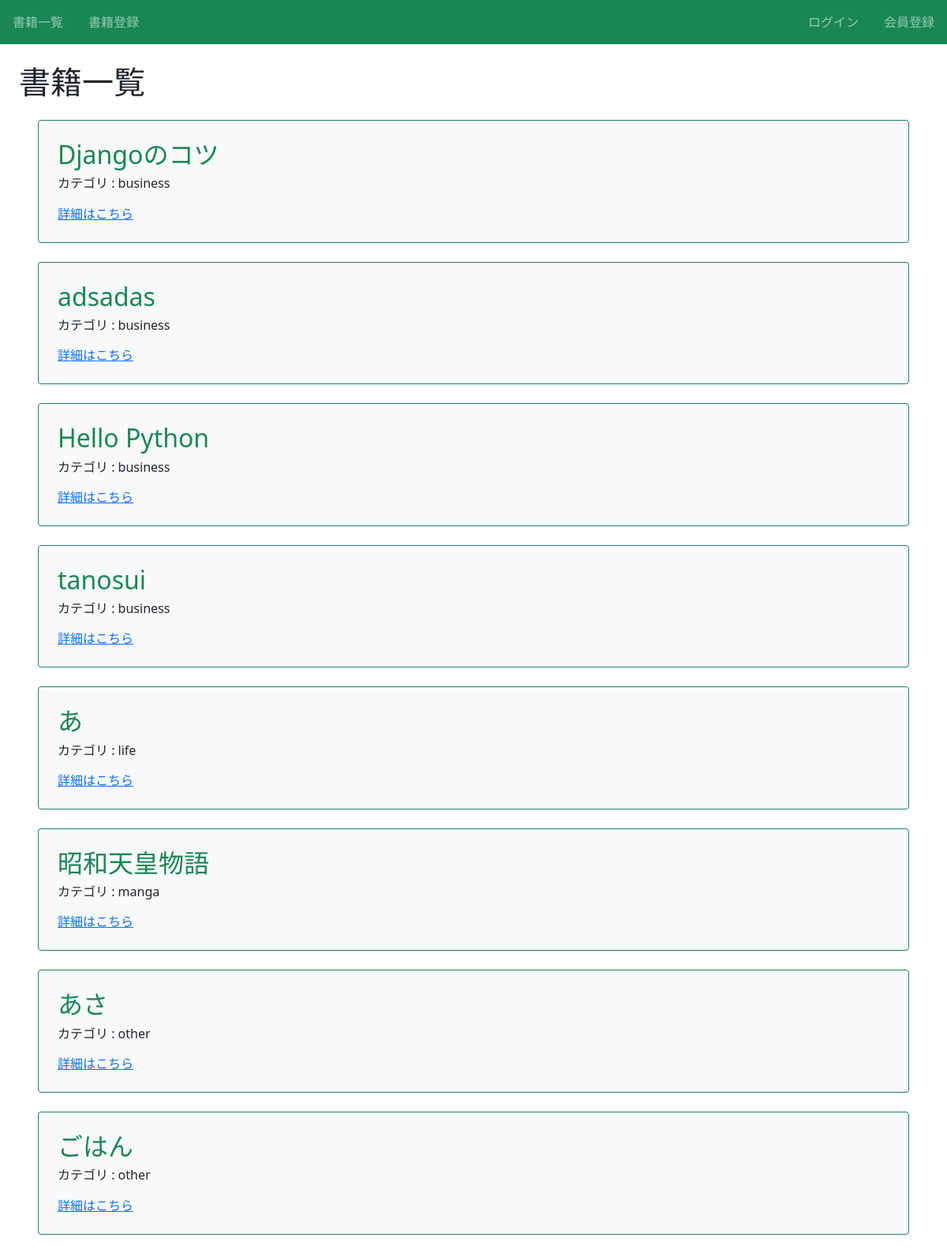
Before: / with the older database file.
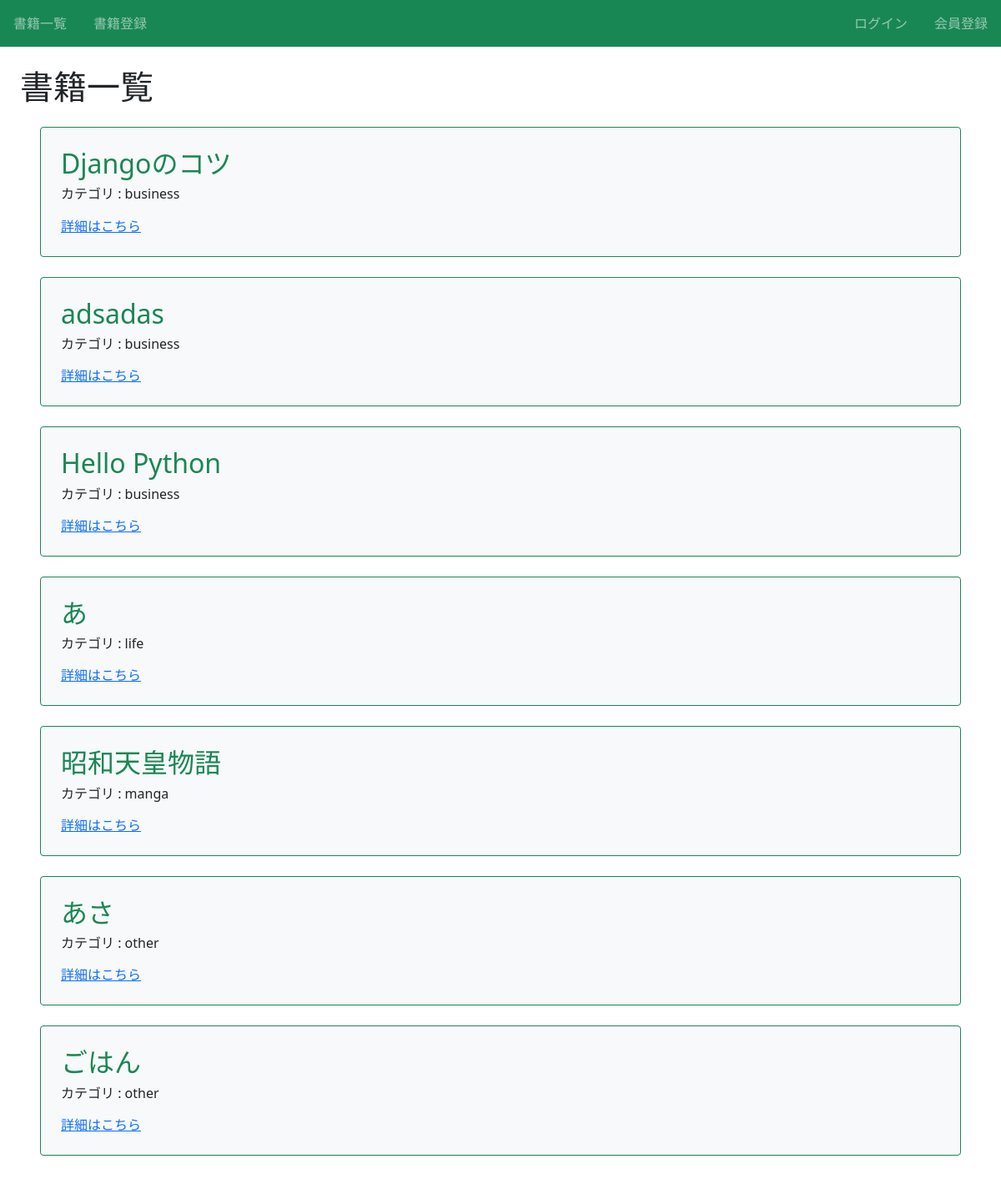
After: the same page with the newer database file.
### book/models.py (models this page shows, shortened)
class Book(models.Model):
    title = models.CharField(max_length=100)
    text = models.TextField()
    category = models.CharField(max_length=100, choices=CATEGORY)

### book/views.py (the view)
# urls.py: path('', views.index_view, name='index'),
def index_view(request):
    object_list = Book.objects.order_by('category')
    return render(request, 'book/index.html', {'object_list': object_list})

### book/templates/book/index.html (shortened to what this page needs)
{% extends 'base.html' %}
{% block h1 %} 書籍一覧 {% endblock %}
{% block content %}
  {% for item in object_list %}
    <div class="p-4 m-4 bg-light border border-success rounded">
      <h2 class="text-success">{{ item.title }}</h2>
      <h6>カテゴリ : {{ item.category }}</h6>
      <div class="mt-3">
        <a href="{% url 'detail-book' item.pk %}">詳細はこちら</a>
      </div>
    </div>
  {% endfor %}
{% endblock content %}

Changed rows visible on the page:
removed Book: title "tanosui", category "business"
